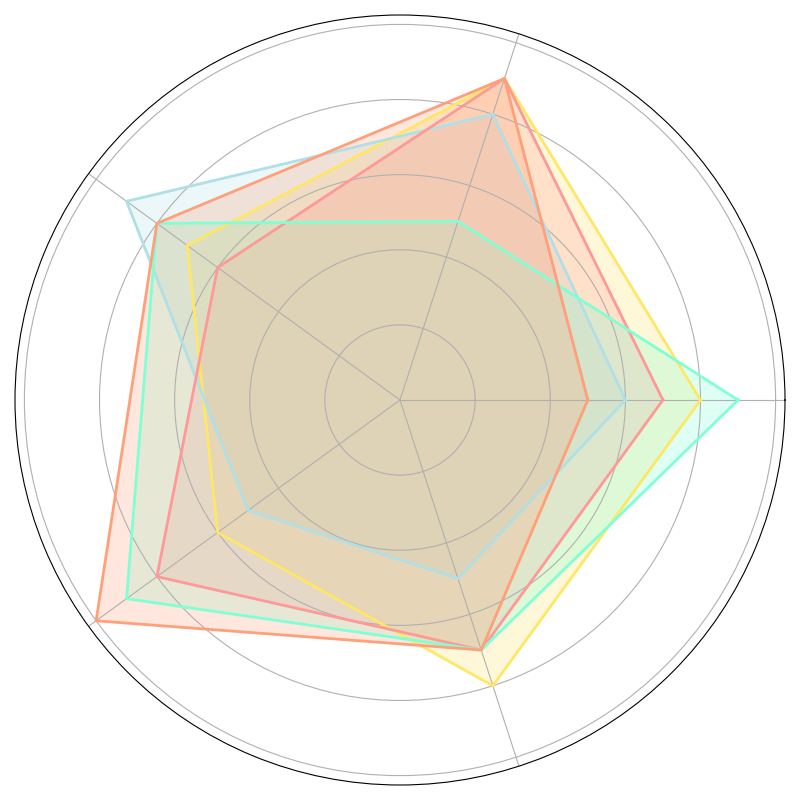

Python code for this plot:
import numpy as np
import matplotlib.pyplot as plt

categories = ['Vitamin C', 'Fiber', 'Antioxidants', 'Natural Sugars', 'Water Content']
fruits = ['Apple', 'Banana', 'Orange', 'Strawberry', 'Blueberry']

data = {
    'Apple': [8, 9, 7, 6, 8],
    'Banana': [6, 8, 9, 5, 5],
    'Orange': [7, 9, 6, 8, 7],
    'Strawberry': [9, 5, 8, 9, 7],
    'Blueberry': [5, 9, 8, 10, 7]
}

num_vars = len(categories)

def create_radar_chart(ax, data, color):
    angles = np.linspace(0, 2 * np.pi, num_vars, endpoint=False).tolist()
    data += data[:1]
    angles += angles[:1]
    ax.fill(angles, data, color=color, alpha=0.25)
    ax.plot(angles, data, color=color, linewidth=2)
    ax.set_yticklabels([])
    ax.set_xticks(angles[:-1])
    ax.set_xticklabels([])  # removed category labels

fig, ax = plt.subplots(figsize=(8, 8), subplot_kw=dict(polar=True))

colors = ['#FFE766', '#B0E0E6', '#FF9999', '#7FFFD4', '#FFA07A']

for fruit, color in zip(fruits, colors):
    create_radar_chart(ax, data[fruit], color)

# Removed the title for the chart

plt.tight_layout()
plt.show()
